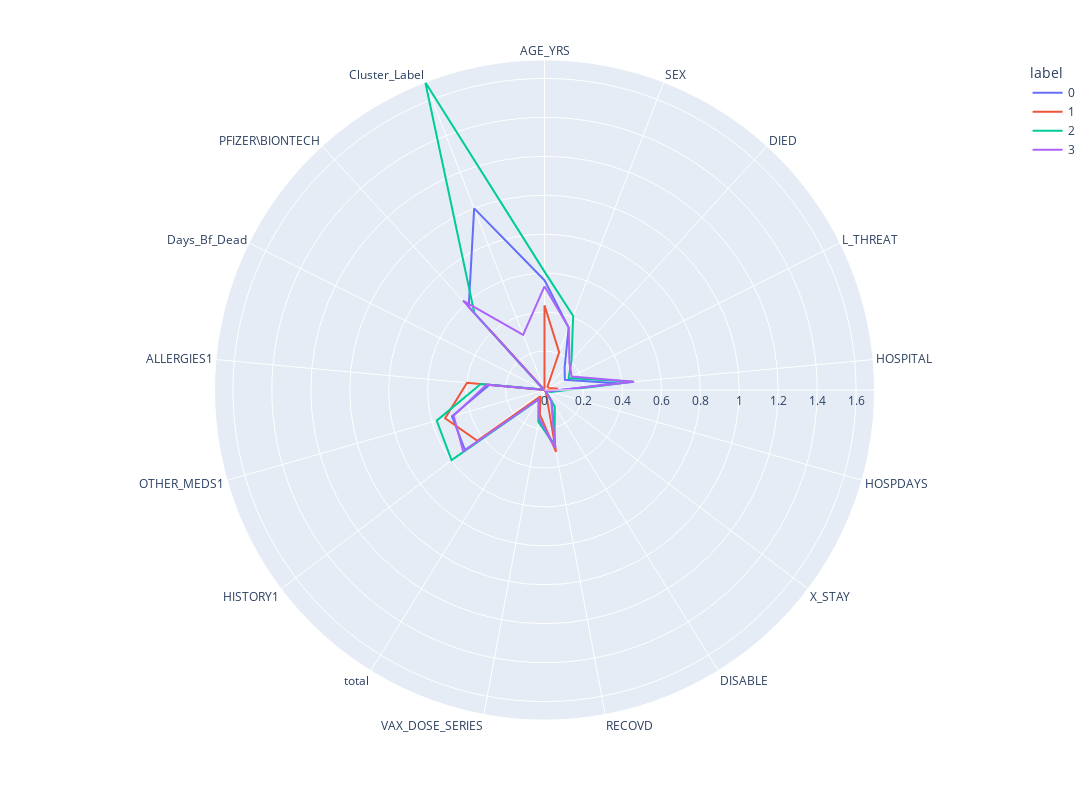

The code cell stored with this chart in its notebook:
### Code cell
import plotly.express as px
%matplotlib inline
import matplotlib.pyplot as plt
kmeans = KMeans(
        n_clusters=4, init="k-means++",
        n_init=10,
        tol=1e-04, random_state=42
    )
kmeans = km
kmeans.fit(df)
clusters=pd.DataFrame(df,columns=df.drop("VAERS_ID",axis=1).columns)
clusters['label']=kmeans.labels_
polar=clusters.groupby("label").mean().reset_index()
polar=pd.melt(polar,id_vars=["label"])
fig4 = px.line_polar(polar, r="value", theta="variable", color="label", line_close=True,height=800,width=1400)
fig4

### Figure 1 — Plotly figure (JSON) as saved in the notebook; plotly's stock layout.template omitted (floating-point values rounded to 4 significant figures)
{"data": [{"hovertemplate": "label=0<br>value=%{r}<br>variable=%{theta}<extra></extra>", "legendgroup": "0", "line": {"color": "#636efa", "dash": "solid"}, "mode": "lines", "name": "0", "r": [0.5632, 0.3435, 0.1531, 0.117, 0.3751, 0.02548, 0.00253, 0.07147, 0.3008, 0.1616, 0.053, 0.5117, 0.494, 0.2853, 0.003068, 0.5775, 1, 0.5632], "showlegend": true, "subplot": "polar", "theta": ["AGE_YRS", "SEX", "DIED", "L_THREAT", "HOSPITAL", "HOSPDAYS", "X_STAY", "DISABLE", "RECOVD", "VAX_DOSE_SERIES", "total", "HISTORY1", "OTHER_MEDS1", "ALLERGIES1", "Days_Bf_Dead", "PFIZER\\BIONTECH", "Cluster_Label", "AGE_YRS"], "type": "scatterpolar"}, {"hovertemplate": "label=1<br>value=%{r}<br>variable=%{theta}<extra></extra>", "legendgroup": "1", "line": {"color": "#EF553B", "dash": "solid"}, "mode": "lines", "name": "1", "r": [0.435, 0.2081, 0.02245, 0.02429, 0.07024, 0.003345, 0.0007922, 0.01347, 0.3235, 0.1288, 0.03874, 0.432, 0.5305, 0.3995, 0.0004829, 0.422, 0, 0.435], "showlegend": true, "subplot": "polar", "theta": ["AGE_YRS", "SEX", "DIED", "L_THREAT", "HOSPITAL", "HOSPDAYS", "X_STAY", "DISABLE", "RECOVD", "VAX_DOSE_SERIES", "total", "HISTORY1", "OTHER_MEDS1", "ALLERGIES1", "Days_Bf_Dead", "PFIZER\\BIONTECH", "Cluster_Label", "AGE_YRS"], "type": "scatterpolar"}, {"hovertemplate": "label=2<br>value=%{r}<br>variable=%{theta}<extra></extra>", "legendgroup": "2", "line": {"color": "#00cc96", "dash": "solid"}, "mode": "lines", "name": "2", "r": [0.6079, 0.4074, 0.2057, 0.1388, 0.4566, 0.03623, 0.006152, 0.1005, 0.2837, 0.1676, 0.05914, 0.5981, 0.5755, 0.3288, 0.00503, 0.5345, 1.694, 0.6079], "showlegend": true, "subplot": "polar", "theta": ["AGE_YRS", "SEX", "DIED", "L_THREAT", "HOSPITAL", "HOSPDAYS", "X_STAY", "DISABLE", "RECOVD", "VAX_DOSE_SERIES", "total", "HISTORY1", "OTHER_MEDS1", "ALLERGIES1", "Days_Bf_Dead", "PFIZER\\BIONTECH", "Cluster_Label", "AGE_YRS"], "type": "scatterpolar"}, {"hovertemplate": "label=3<br>value=%{r}<br>variable=%{theta}<extra></extra>", "legendgroup": "3", "line": {"color": "#ab63fa", "dash": "solid"}, "mode": "lines", "name": "3", "r": [0.5323, 0.3443, 0.1902, 0.1557, 0.4623, 0.02527, 0.004098, 0.06557, 0.3025, 0.1485, 0.05432, 0.523, 0.4852, 0.2984, 0.002132, 0.6213, 0.3041, 0.5323], "showlegend": true, "subplot": "polar", "theta": ["AGE_YRS", "SEX", "DIED", "L_THREAT", "HOSPITAL", "HOSPDAYS", "X_STAY", "DISABLE", "RECOVD", "VAX_DOSE_SERIES", "total", "HISTORY1", "OTHER_MEDS1", "ALLERGIES1", "Days_Bf_Dead", "PFIZER\\BIONTECH", "Cluster_Label", "AGE_YRS"], "type": "scatterpolar"}], "layout": {"height": 800, "legend": {"title": {"text": "label"}, "tracegroupgap": 0}, "margin": {"t": 60}, "polar": {"angularaxis": {"direction": "clockwise", "rotation": 90}, "domain": {"x": [0, 1], "y": [0, 1]}}, "width": 1400}}
